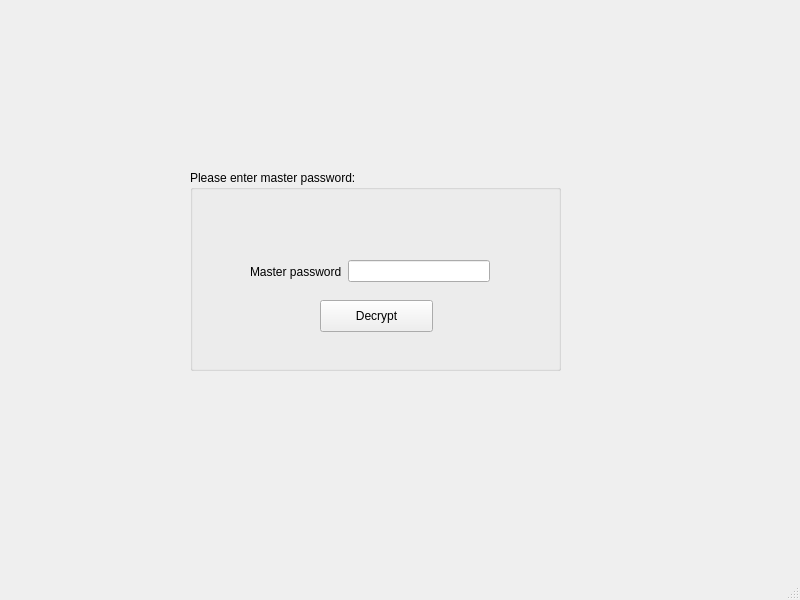
<?xml version="1.0" encoding="UTF-8"?>
<ui version="4.0">
 <class>LoginWindow</class>
 <widget class="QMainWindow" name="LoginWindow">
  <property name="geometry">
   <rect>
    <x>0</x>
    <y>0</y>
    <width>800</width>
    <height>600</height>
   </rect>
  </property>
  <property name="windowTitle">
   <string>Decrypt Base</string>
  </property>
  <widget class="QWidget" name="centralwidget">
   <widget class="QGroupBox" name="groupBox">
    <property name="geometry">
     <rect>
      <x>190</x>
      <y>170</y>
      <width>371</width>
      <height>201</height>
     </rect>
    </property>
    <property name="title">
     <string>Please enter master password:</string>
    </property>
    <widget class="QPushButton" name="DecryptButton">
     <property name="geometry">
      <rect>
       <x>130</x>
       <y>130</y>
       <width>113</width>
       <height>32</height>
      </rect>
     </property>
     <property name="text">
      <string>Decrypt</string>
     </property>
    </widget>
    <widget class="QWidget" name="">
     <property name="geometry">
      <rect>
       <x>60</x>
       <y>90</y>
       <width>240</width>
       <height>23</height>
      </rect>
     </property>
     <layout class="QHBoxLayout" name="horizontalLayout">
      <item>
       <widget class="QLabel" name="label">
        <property name="text">
         <string>Master password</string>
        </property>
       </widget>
      </item>
      <item>
       <widget class="QLineEdit" name="masterPass"/>
      </item>
     </layout>
    </widget>
   </widget>
  </widget>
  <widget class="QMenuBar" name="menubar">
   <property name="geometry">
    <rect>
     <x>0</x>
     <y>0</y>
     <width>800</width>
     <height>22</height>
    </rect>
   </property>
  </widget>
  <widget class="QStatusBar" name="statusbar"/>
 </widget>
 <resources/>
 <connections/>
</ui>
